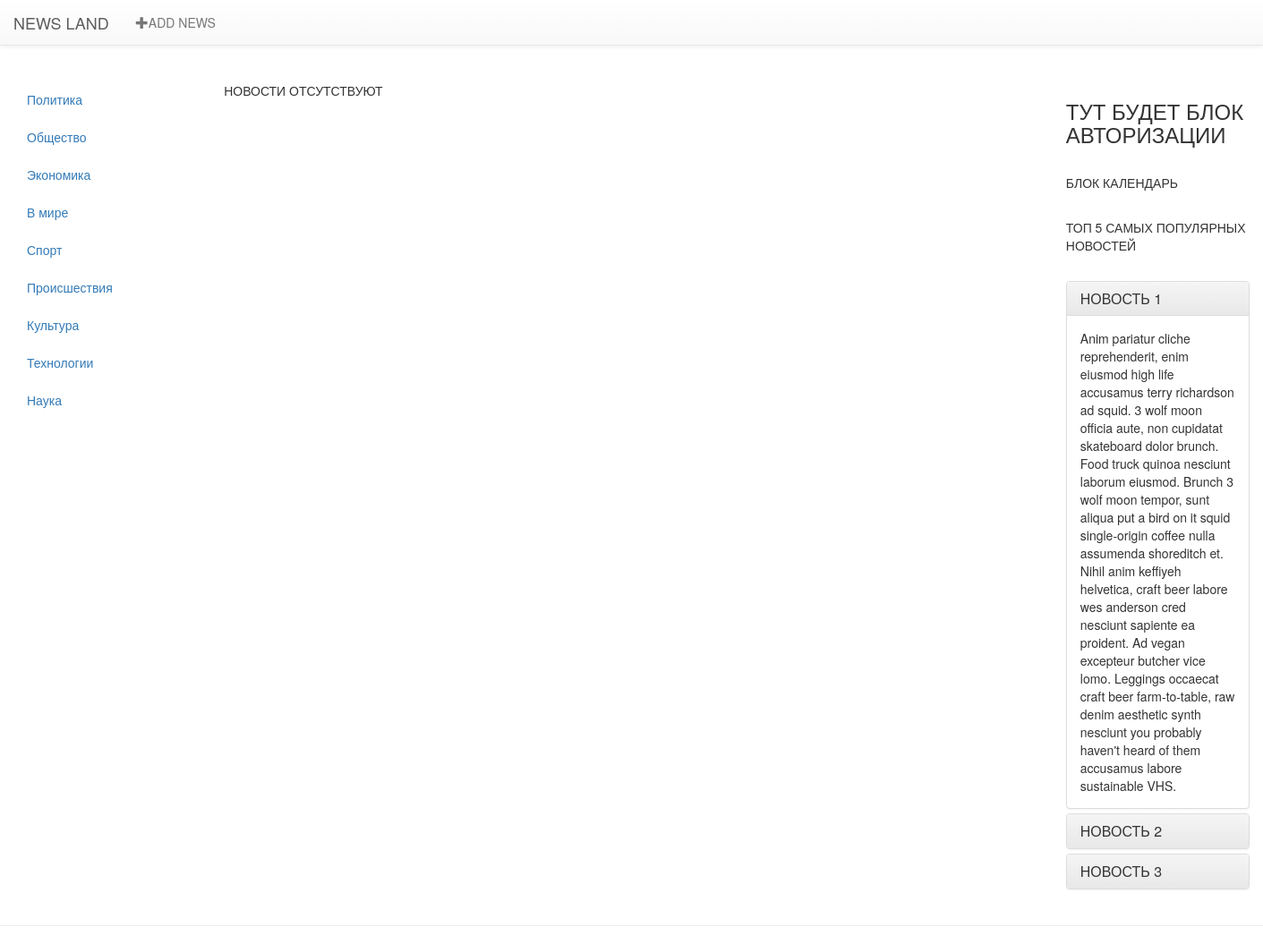
The app's page /, older data.
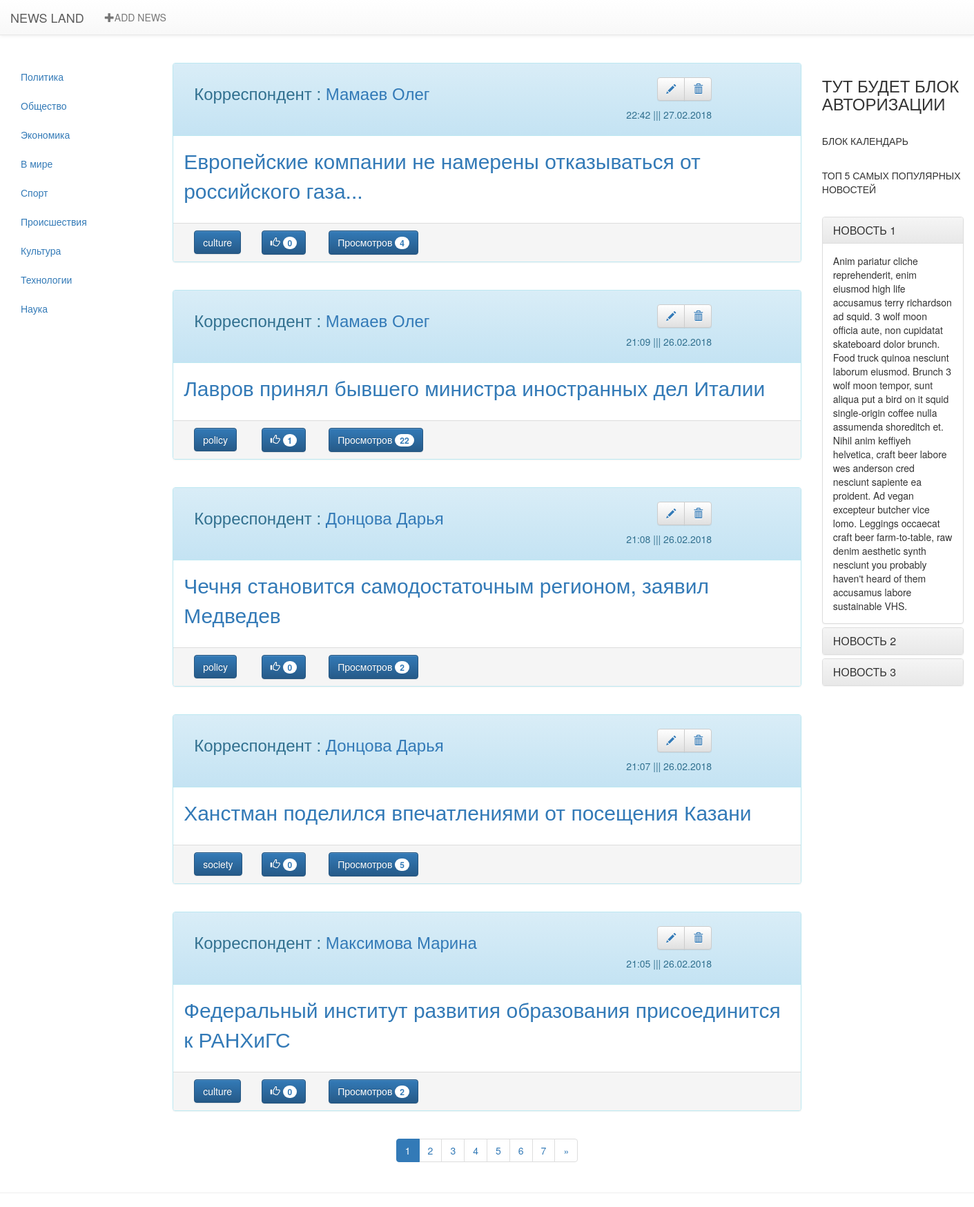
The same page, newer data.
### news/models.py (models this page shows, shortened)
class Newsbase(models.Model):
    class Meta:
        verbose_name = 'Новости'
    authors = (
        ('Mamaev_Oleg','Мамаев Олег'),
        ('Maksimova_Marina','Максимова Марина'),
        ('Doncova_Dariya','Донцова Дарья'),
    )
    category = (
        ('policy', 'Политика'),
        ('society', 'Общество'),
        ('economy', 'Экономика'),
        ('world', 'В мире'),
        ('sport', 'Спорт'),
        ('incedent', 'Происшествия'),
        ('culture', 'Культура'),
        ('tech', 'Технологии'),
        ('science', 'Наука'),
    )
    news_title = models.CharField(max_length=250,verbose_name='Заголовок',unique=True)
    news_date = models.DateTimeField(auto_now_add=True,verbose_name='Дата и время публикации')
    news_text = models.TextField(verbose_name='Текст статьи',unique=True)
    news_liked = models.IntegerField(default=0,verbose_name='Like')
    news_category = models.CharField(max_length=20,choices=category,verbose_name='Категория')
    news_authors = models.CharField(max_length=30,choices=authors, verbose_name='Автор' )
    news_views = models.IntegerField(default=0,verbose_name='Просмотров')

### news/views.py (the view)
# urls.py: re_path('^(?:(?P<category>\w+)/)?$', views.index_list_Views.as_view(), name='index'),
class index_list_Views(ListView,category_list):
    model = Newsbase
    template_name = 'index.html'
    paginate_by = 5
    context_object_name = 'list'
    def get(self,request,*args,**kwargs):
        try:
            self.category = self.kwargs['category']
        except:
            self.category = None
        return super(index_list_Views,self).get(request,*args,**kwargs)
    def get_context_data(self, **kwargs):
        context = super(index_list_Views,self).get_context_data(**kwargs)
        context['category_now'] = self.category
        context['title'] = 'News_Land - Новостной портал'
        return context
    def get_queryset(self):
        if self.category == None:
            return Newsbase.objects.order_by('-news_date')
        else:
            return Newsbase.objects.filter(news_category=self.category).order_by('-news_date')

### news/views.py (called while the page is built)
    def get_context_data(self, **kwargs):
        context = super(category_list,self).get_context_data(**kwargs)
        context['category'] = Newsbase.category
        context['authors'] = Newsbase.authors
        return context

### news/templates/index.html (shortened to what this page needs)
{% extends 'base/main.html' %}
{% load staticfiles %}
{% block category %}
    {% if  category  %}
        {% for cat in category %}
        <li><a href="/{{cat.0}}"> {{cat.1}}</a></li>
        {% endfor %}
    {% else %}
        <p> Категории отсутсвуют</p>
    {% endif %}
{% endblock%}
{% block news%}
    {% if object_list %}
        {% for news in object_list %}
            <div class="panel panel-info ">
                <div class="panel-heading" >
                    <div class="container">
                        <div class="row">
                            <div class="col-md-6 h3">
                                {% for name in authors %}
                                    {% if  name.0 == news.news_authors  %}
                                            <p>Корреспондент :  <a href="/author/{{name.0}}">{{ name.1 }}</a></p>
                                    {% endif %}
                                {% endfor %}
                            </div>
                            <div class="col-md-2" align="right">
                                <p>
                                    <div class="btn-group" role="group" aria-label="...">
                                        <button type="button" class="btn btn-default"><a href="{% url 'edit_news' %}{{news.id}}"><i class="glyphicon glyphicon-pencil"></i></a></button>
                                        <button type="button" class="btn btn-default"><a href="{% url 'delete_news' %}{{news.id}}"><i class="glyphicon glyphicon-trash"></i></a></button>
                                    </div>
                                </p>
                                <p>{{ news.news_date|date:"H:i" }} ||| {{ news.news_date|date:"d.m.Y" }}</p>
                            </div>
                        </div>
                    </div>
                </div>
                <div class="panel-body" style="font-size:30px">
                    <p><a href="{% url 'post' %}?post={{ news.id }}">{{news.news_title}}</a></p>
                </div>
                <div class="panel-footer">
                    <div class="container">
                        <div class="row">
                            <div class="col-md-1">
                                <button class="btn btn-primary " type="button" >
                                    {{ news.news_category }}
                                </button>
                            </div>
                            <div class="col-md-1">
                                <button class="btn btn-primary" type="button">
                                    <i class="glyphicon glyphicon-thumbs-up"></i> <span class="badge">{{ news.news_liked }}</span>
                                </button>
                            </div>
                            <div class="col-md-2">
                                <button class="btn btn-primary " type="button" >
                                    Просмотров <span class="badge">{{news.news_views}}</span>
                                </button>
                            </div>
                        </div>
                    </div>
                </div>
            </div>
        {% if  not forloop.last  %}
            <br>
        {% endif %}
    {% endfor %}
    <center>
        <div>
            <nav aria-label="Page navigation">
                <ul class="pagination">
                    {% if  page_obj.has_other_pages  %}
                        {% for pn in page_obj.paginator.page_range %}
                            {% if  category_now  %}
                                {% if  pn != page_obj.number  %}
                                    <li>
                                        <a href="{% url 'index' category=category_now %}?page={{ pn }}">{{ pn }}</a>
                                    </li>
                                {% else %}
                                    <li class="active">
                                        <a href="">{{ pn }} <span class="sr-only">(current)</span></a>
                                    </li>
                                {% endif %}
                            {% else %}
                                {% if  pn != page_obj.number  %}
                                    <li>
                                        <a href="{% url 'index' %}?page={{ pn }}">{{ pn }}</a>
                                    </li>
                                {% else %}
                                    <li class="active">
                                        <a href="">{{ pn }} <span class="sr-only">(current)</span></a>
                                    </li>
                                {% endif %}
                            {% endif %}
                        {% endfor %}
                    {% endif %}
                    {% if  page_obj.has_next  %}
                        {% if  category_now  %}
                            <li>
                                <a href="{% url 'index' category=category_now %}?page={{page_obj.next_page_number}}" aria-label="Next"><span aria-hidden="true">&raquo;</span></a>
                            </li>
                        {% else %}
                            <li>
                                <a href="{% url 'index' %}?page={{page_obj.next_page_number}}" aria-label="Next"><span aria-hidden="true">&raquo;</span></a>
                            </li>
                        {% endif %}
                    {% endif %}
                </ul>
            </nav>
         </div>
    </center>
    {% else %}
        <p>НОВОСТИ ОТСУТСТВУЮТ</p>
    {% endif %}
{% endblock %}

### news/templates/base/main.html (shortened to what this page needs)
<!DOCTYPE html>
<html lang="ru">
<head>
<link rel="stylesheet" href="https://maxcdn.bootstrapcdn.com/bootstrap/3.3.7/css/bootstrap.min.css">
<link rel="stylesheet" href="https://maxcdn.bootstrapcdn.com/bootstrap/3.3.7/css/bootstrap-theme.min.css">
</head>
<body>
<nav class="navbar navbar-default navbar-static-top">
    <div class="container-fluid">
        <div class="navbar-header">
            <a class="navbar-brand" href="/">NEWS LAND</a>
        </div>
        <div class="collapse navbar-collapse" id="bs-example-navbar-collapse-1">
            <ul class="nav navbar-nav">
                {% if category_now %}
                    <li>
                        <a href="/{{ category_now }}/add_news"><i class="glyphicon glyphicon-plus"></i>ADD NEWS</a>
                    </li>
                {% else %}
                    <li>
                        <a href="/add_news"><i class="glyphicon glyphicon-plus"></i>ADD NEWS</a>
                    </li>
                {% endif %}
            </ul>
        </div>
  </div>
</nav>
  <br>
<div class="container-fluid">
    <div class="row">
        <div class="col-md-2">
            <ul class="nav nav-pills nav-stacked">
                {% block category %}
                {% endblock %}
            </ul>
        </div>
        <div class="col-md-8">
            {% block news%}
            {% endblock%}
        </div>
        <div class="col-md-2" >
            {% block reklama %}
            <p class="h3">ТУТ БУДЕТ БЛОК АВТОРИЗАЦИИ</p>
            <br>
            <p>БЛОК КАЛЕНДАРЬ</p>
            <br>
            <p>ТОП 5 САМЫХ ПОПУЛЯРНЫХ НОВОСТЕЙ</p>
            <br>
            <div class="panel-group" id="accordion" role="tablist" aria-multiselectable="true">
                  <div class="panel panel-default">
                        <div class="panel-heading" role="tab" id="headingOne">
                            <h4 class="panel-title">
                                <a role="button" data-toggle="collapse" data-parent="#accordion" href="#collapseOne" aria-expanded="true" aria-controls="collapseOne">
                                    НОВОСТЬ 1
                                </a>
                            </h4>
                        </div>
                        <div id="collapseOne" class="panel-collapse collapse in" role="tabpanel" aria-labelledby="headingOne">
                            <div class="panel-body">
                                Anim pariatur cliche reprehenderit, enim eiusmod high life accusamus terry richardson ad squid. 3 wolf moon officia aute, non cupidatat skateboard dolor brunch. Food truck quinoa nesciunt laborum eiusmod. Brunch 3 wolf moon tempor, sunt aliqua put a bird on it squid single-origin coffee nulla assumenda shoreditch et. Nihil anim keffiyeh helvetica, craft beer labore wes anderson cred nesciunt sapiente ea proident. Ad vegan excepteur butcher vice lomo. Leggings occaecat craft beer farm-to-table, raw denim aesthetic synth nesciunt you probably haven't heard of them accusamus labore sustainable VHS.
                            </div>
                        </div>
                  </div>
                  <div class="panel panel-default">
                      <div class="panel-heading" role="tab" id="headingTwo">
                          <h4 class="panel-title">
                              <a class="collapsed" role="button" data-toggle="collapse" data-parent="#accordion" href="#collapseTwo" aria-expanded="false" aria-controls="collapseTwo">
                                    НОВОСТЬ 2
                              </a>
                          </h4>
                      </div>
                  </div>
                  <div class="panel panel-default">
                      <div class="panel-heading" role="tab" id="headingThree">
                          <h4 class="panel-title">
                              <a class="collapsed" role="button" data-toggle="collapse" data-parent="#accordion" href="#collapseThree" aria-expanded="false" aria-controls="collapseThree">
                                  НОВОСТЬ 3
                              </a>
                          </h4>
                      </div>
                  </div>
            </div>
            {% endblock%}
        </div>
    </div>
</div>
<div class="footer">
<hr>
</div>
</body>
</html>

Row changes from the older to the newer data that the page shows:
added Newsbase: name "Мамаев Олег", news_date "22:42", news_date "27.02.2018", news_title "Европейские компании не намерены отказываться от российского газа...", news_category "culture", news_liked "0", news_views "4"
added Newsbase: name "Мамаев Олег", news_date "21:09", news_date "26.02.2018", news_title "Лавров принял бывшего министра иностранных дел Италии", news_category "policy", news_liked "1", news_views "22"
added Newsbase: name "Донцова Дарья", news_date "21:08", news_date "26.02.2018", news_title "Чечня становится самодостаточным регионом, заявил Медведев", news_category "policy", news_liked "0", news_views "2"
added Newsbase: name "Донцова Дарья", news_date "21:07", news_date "26.02.2018", news_title "Ханстман поделился впечатлениями от посещения Казани", news_category "society", news_liked "0", news_views "5"
added Newsbase: name "Максимова Марина", news_date "21:05", news_date "26.02.2018", news_title "Федеральный институт развития образования присоединится к РАНХиГС", news_category "culture", news_liked "0", news_views "2"
Text that changed along with them:
new list line: "1"
new list line: "2"
new list line: "3"
new list line: "4"
new list line: "5"
new list line: "6"
new list line: "7"
text no longer shown: "НОВОСТИ ОТСУТСТВУЮТ"
